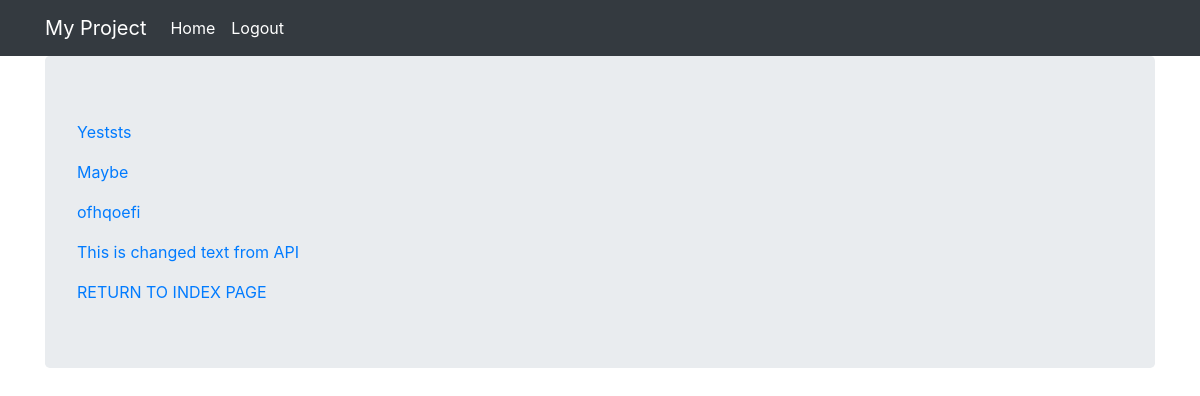
Page /polls/answers/ (signed in) on the committed database.
### polls/models.py (models this page shows)
class Answer(models.Model):
    answer_text = models.CharField(max_length=128)
    date_added = models.DateTimeField(auto_now_add=True)
    question = models.ForeignKey(
        Question, on_delete=models.CASCADE, related_name="answers", blank=True, null=True
    )
    def __str__(self):
        return f"{self.answer_text}"

### polls/views.py (the view)
# urls.py: path('answers/', views.answers, name="answers"),
def answers(request):
    return render(
        request,
        template_name="polls/answers.html",
        context={"answers": Answer.objects.all()}
    )

### polls/templates/polls/answers.html
{% extends "base.html" %}
{% block content %}
    {% for a in answers %}
        <p><a href="{% url 'polls_class_views:answers-detail-view' pk=a.pk %}">{{ a }}</a></p>
    {% endfor %}
    <a href="{% url 'polls_views:index' %}">RETURN TO INDEX PAGE</a>
{% endblock %}

### rows in the picture
Answer: answer_text "Yeststs"
Answer: answer_text "Maybe"
Answer: answer_text "ofhqoefi"
Answer: answer_text "This is changed text from API"
